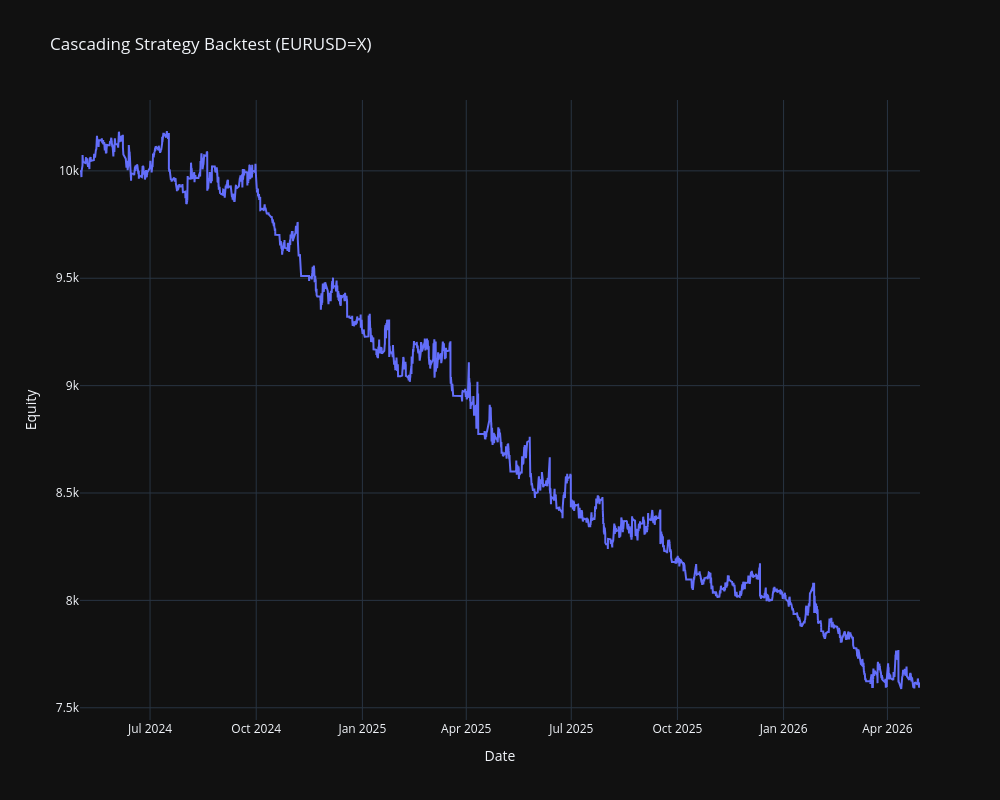

The notebook cell this image was saved under:
### Code cell
# =========================
# Plot Equity Curve
# =========================
fig = go.Figure()

fig.add_trace(go.Scatter(
    x=df.index[1:],
    y=equity_curve,
    mode='lines',
    name='Equity Curve'
))

fig.update_layout(
    title=f"Cascading Strategy Backtest ({symbol})",
    xaxis_title="Date",
    yaxis_title="Equity",
    template="plotly_dark",
    height=800,
    width=1000
)

fig.show()

### Figure 1 — Plotly figure (JSON) as saved in the notebook; plotly's stock layout.template omitted (floating-point values rounded to 4 significant figures; data arrays with more than 128 entries replaced by an {"elided": "..."} marker saying what was removed)
{"data": [{"mode": "lines", "name": "Equity Curve", "type": "scatter", "x": {"elided": "12304 str values"}, "y": {"elided": "12304 float values"}}], "layout": {"height": 800, "title": {"text": "Cascading Strategy Backtest (EURUSD=X)"}, "width": 1000, "xaxis": {"title": {"text": "Date"}}, "yaxis": {"title": {"text": "Equity"}}}}
